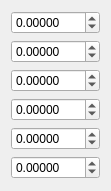
   <widget class="QWidget" name="layoutWidget_2">
    <property name="geometry">
     <rect>
      <x>540</x>
      <y>810</y>
      <width>111</width>
      <height>191</height>
     </rect>
    </property>
    <layout class="QFormLayout" name="formLayout_2">
     <item row="0" column="0" colspan="2">
      <widget class="QDoubleSpinBox" name="robomaster2_theta_1">
       <property name="decimals">
        <number>5</number>
       </property>
       <property name="minimum">
        <double>-99.989999999999995</double>
       </property>
      </widget>
     </item>
     <item row="1" column="0" colspan="2">
      <widget class="QDoubleSpinBox" name="robomaster2_theta_2">
       <property name="decimals">
        <number>5</number>
       </property>
       <property name="minimum">
        <double>-99.989999999999995</double>
       </property>
      </widget>
     </item>
     <item row="2" column="0" colspan="2">
      <widget class="QDoubleSpinBox" name="robomaster2_theta_3">
       <property name="decimals">
        <number>5</number>
       </property>
       <property name="minimum">
        <double>-99.989999999999995</double>
       </property>
      </widget>
     </item>
     <item row="3" column="0" colspan="2">
      <widget class="QDoubleSpinBox" name="robomaster2_theta_4">
       <property name="decimals">
        <number>5</number>
       </property>
       <property name="minimum">
        <double>-99.989999999999995</double>
       </property>
      </widget>
     </item>
     <item row="4" column="0" colspan="2">
      <widget class="QDoubleSpinBox" name="robomaster2_theta_5">
       <property name="decimals">
        <number>5</number>
       </property>
       <property name="minimum">
        <double>-99.989999999999995</double>
       </property>
      </widget>
     </item>
     <item row="5" column="0" colspan="2">
      <widget class="QDoubleSpinBox" name="robomaster2_theta_6">
       <property name="decimals">
        <number>5</number>
       </property>
       <property name="minimum">
        <double>-99.989999999999995</double>
       </property>
      </widget>
     </item>
    </layout>
   </widget>
